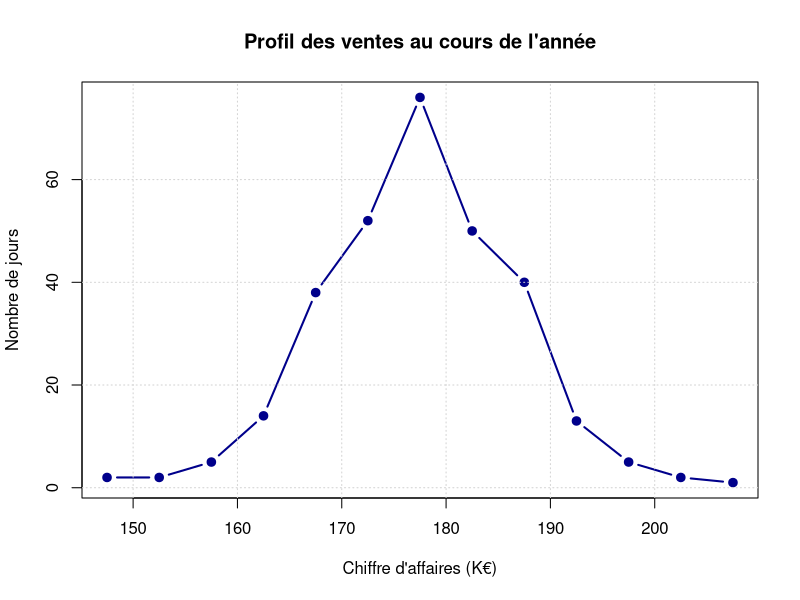

Reproduce this figure in R.
# Création des vecteurs pour les centres de classe et les effectifs
centres <- c(147.5, 152.5, 157.5, 162.5, 167.5, 172.5, 177.5, 182.5, 187.5, 192.5, 197.5, 202.5, 207.5)
effectifs <- c(2, 2, 5, 14, 38, 52, 76, 50, 40, 13, 5, 2, 1)

# Calcul du nombre total de jours (doit être égal à 300 selon l'énoncé)
N <- sum(effectifs)

# Calcul des fréquences
frequences <- effectifs / N

# Arrondi à 3 chiffres après la virgule comme demandé
frequences_arrondies <- round(frequences, 3)

# Pour afficher le résultat dans la console
print(frequences_arrondies)

# Calcul de la moyenne pondérée
moyenne <- sum(centres * effectifs) / N
cat("La moyenne est de :", moyenne, "K€\n")

# Calcul de la variance
variance <- sum(effectifs * (centres - moyenne)^2) / N

# Calcul de l'écart-type (racine carrée de la variance)
ecart_type <- sqrt(variance)
cat("L'écart-type est de :", ecart_type, "K€\n")

# Création du graphique (type = "b" signifie "both" : points et lignes)
plot(centres, effectifs, 
     type = "b", 
     pch = 19,               # Forme des points (ronds pleins)
     col = "darkblue",       # Couleur de la ligne et des points
     lwd = 2,                # Épaisseur de la ligne
     main = "Profil des ventes au cours de l'année", # Titre
     xlab = "Chiffre d'affaires (K€)",               # Titre de l'axe X
     ylab = "Nombre de jours")                       # Titre de l'axe Y

# Optionnel : ajouter une grille pour faciliter la lecture
grid()